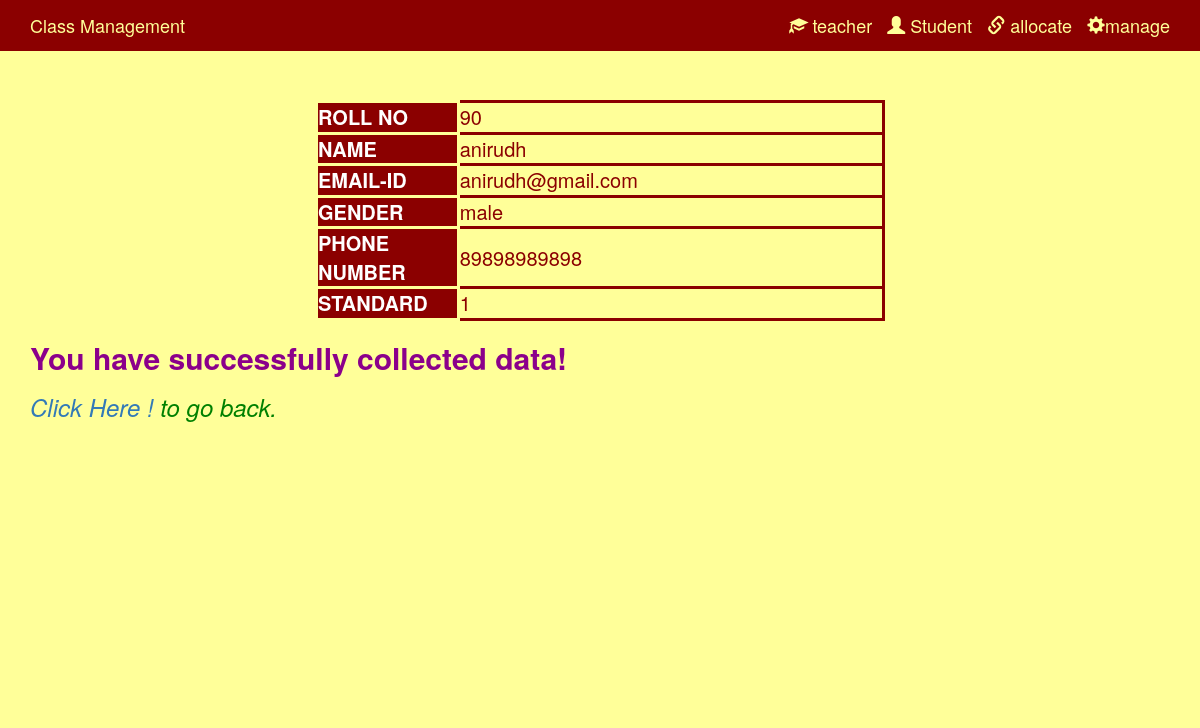
The app's page /classcoding/viewdetailstudent.php?id=9 with its own data.
### tables this page shows
CREATE TABLE IF NOT EXISTS `student` (
  `id` int(11) NOT NULL AUTO_INCREMENT,
  `name` varchar(255) NOT NULL,
  `email` varchar(255) NOT NULL,
  `phone` bigint(20) NOT NULL,
  `gender` enum('male','female') NOT NULL,
  `rollno` int(11) NOT NULL,
  `standard` int(11) NOT NULL,
  PRIMARY KEY (`id`)
);

### classcoding/viewdetailstudent.php (the view, shortened to what this page needs)
<?php
include 'common.php';
?>
<!DOCTYPE html>
<html lang="en">
<head>
    <link rel="stylesheet" href="https://maxcdn.bootstrapcdn.com/bootstrap/3.3.7/css/bootstrap.min.css" >
    <link href="syndex.css" rel="stylesheet" type="text/css"/>
</head>
<body id="body">
    <?php
    include 'header.php';
    $id=$_GET['id'];
    $query = "SELECT * FROM class.student where id='$id'";
                        $result = mysqli_query($con, $query)or die($mysqli_error($con));
                        $row = mysqli_fetch_array($result);?>
    <div class="container-fluid" id="content">
    <div class="row decor_bg">
                <div class="col-md-6 col-md-offset-3">
    <table style="width:100%">
    <tr>
    <th>ROLL NO</th>
    <td><?php echo $row['rollno']?></td>
    </tr>
    <tr>
    <th>NAME</th>
    <td><?php echo $row['name']?></td>
    </tr>
    <tr>
    <th>EMAIL-ID</th>
    <td><?php echo $row['email']?></td>
    </tr>
    <tr>
    <th>GENDER</th>
    <td><?php echo $row['gender']?></td>
    </tr>
    <tr>
    <th>PHONE NUMBER</th>
    <td><?php echo $row['phone']?></td>
    </tr>
    <tr>
    <th>STANDARD</th>
    <td><?php echo $row['standard']?></td>
    </tr>
</table>
    </div>
    </div>
    <div class="row">
    <div class="container gut">
    <?php $standard=$row['standard']?>
            <h2 class="bole">You have successfully collected data!</h2>
            <h3 class="lill"><a href="view1.php?standard=<?php echo $standard ?>">Click Here !</a>  to go back.</h3>
</div>
    </div>
    </div>
</body>
</html>

### classcoding/syndex.css (style rules this page uses)
body, html { width: 100%; height: 100%; }
body { background-color:#FFFF99; }
body { padding-top:100px; }
#content { min-height: 600px; }
.bole { font-weight: bold; color: darkmagenta; }
.lill { font-style: italic; color:green; }

### classcoding/viewdetailstudent.php (style rules this page uses)
#body { background-color:#FFFF99; }
a { color:white; text-decoration:none; color:inherit; }
table,th,td { font-size:20px; border: 3px solid darkred; border-collapse:collapse; }
th,td { padding:5px; text-align:left; }
th { border: 3px solid #FFFF99; background-color:darkred; width:25%; color:white; }
tr { background-color:#FFFF99; color:darkred; }

### records on screen
student: rollno "90", name "anirudh", email "anirudh@gmail.com", gender "male", phone "89898989898", standard "1"
